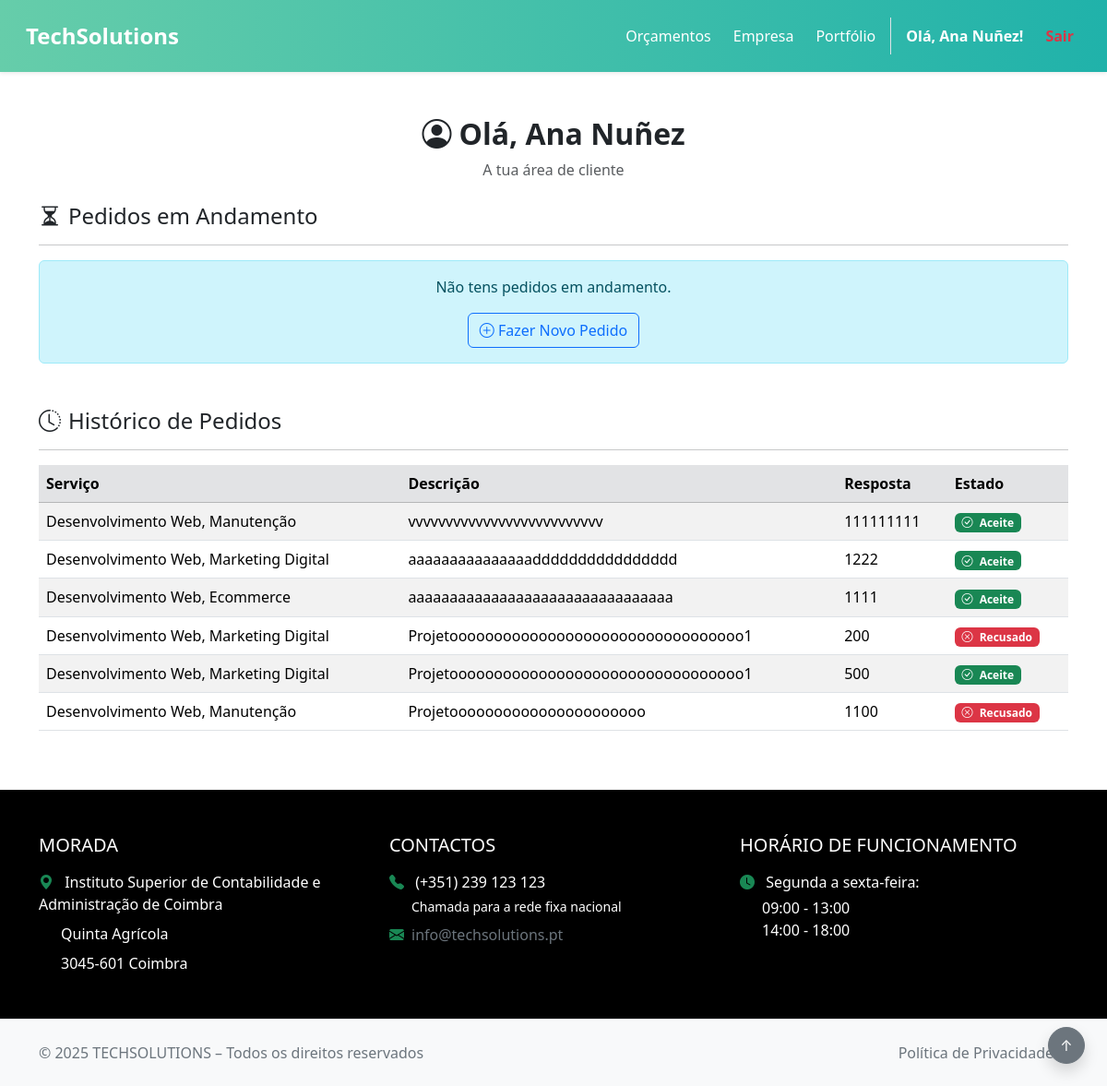
The app's page /area_cliente.php (signed in) with its own data.
### tables this page shows
CREATE TABLE IF NOT EXISTS `orcamentos` (
  `id` int NOT NULL AUTO_INCREMENT,
  `nome` varchar(255) NOT NULL DEFAULT '0',
  `email` varchar(255) NOT NULL DEFAULT '0',
  `telefone` varchar(20) NOT NULL DEFAULT '0',
  `servicos` varchar(255) NOT NULL,
  `descricao` text NOT NULL,
  `criado` timestamp NULL DEFAULT (now()),
  `resposta` text,
  `estado` enum('p','a','r') NOT NULL DEFAULT (_utf8mb4'p'),
  `nota_entrega` text,
  PRIMARY KEY (`id`)
);

### area_cliente.php (the view, shortened to what this page needs)
<?php
require('includes/connection.php');
$email = $_SESSION['email'];
$nome = $_SESSION['nome'] ?? 'Cliente';
?>
<!DOCTYPE html>
<html lang="pt-pt">
<head>
  <link href="https://cdn.jsdelivr.net/npm/bootstrap@5.3.2/dist/css/bootstrap.min.css" rel="stylesheet">
  <link href="https://cdn.jsdelivr.net/npm/bootstrap-icons@1.10.5/font/bootstrap-icons.css" rel="stylesheet">
</head>
<body>
<?php require('includes/navbar.php'); ?>
<div class="container py-5">
  <div class="text-center mb-4">
    <h2 class="fw-bold"><i class="bi bi-person-circle me-2"></i>Olá, <?= htmlspecialchars($nome) ?></h2>
    <p class="text-muted">A tua área de cliente</p>
  </div>
  <div class="mb-5">
    <h4><i class="bi bi-hourglass-split me-2"></i>Pedidos em Andamento</h4>
    <hr>
    <?php
    $stmt = $conn->prepare("SELECT * FROM orcamentos WHERE email = ? AND resposta IS NOT NULL AND estado = 'p' ORDER BY criado DESC");
    $stmt->bind_param("s", $email);
    $stmt->execute();
    $result = $stmt->get_result();
    ?>
    <?php if ($result->num_rows > 0): ?>
      <div class="table-responsive">
        <table class="table table-hover align-middle">
          <thead class="table-primary">
            <tr>
              <th>Serviço</th>
              <th>Descrição</th>
              <th>Resposta</th>
              <th>Ações</th>
            </tr>
          </thead>
          <tbody>
            <?php while ($row = $result->fetch_assoc()): ?>
              <tr>
                <td><?= htmlspecialchars($row['servicos']) ?></td>
                <td><?= nl2br(htmlspecialchars($row['descricao'])) ?></td>
                <td><?= nl2br(htmlspecialchars($row['resposta'])) ?></td>
                <td>
                  <form action="responder_orcamento.php" method="POST" class="d-inline">
                    <input type="hidden" name="id" value="<?= $row['id'] ?>">
                    <button type="submit" name="acao" value="a" class="btn btn-sm btn-success">
                      <i class="bi bi-check-circle-fill me-1"></i> Aceitar
                    </button>
                    <button type="submit" name="acao" value="r" class="btn btn-sm btn-outline-danger">
                      <i class="bi bi-x-circle me-1"></i> Recusar
                    </button>
                  </form>
                </td>
              </tr>
            <?php endwhile; ?>
          </tbody>
        </table>
      </div>
    <?php else: ?>
      <div class="alert alert-info text-center">
        Não tens pedidos em andamento.<br>
        <a href="orcamento.php" class="btn btn-outline-primary mt-3">
          <i class="bi bi-plus-circle"></i> Fazer Novo Pedido
        </a>
      </div>
    <?php endif; ?>
  </div>
  <div>
    <h4><i class="bi bi-clock-history me-2"></i>Histórico de Pedidos</h4>
    <hr>
    <?php
    $stmt = $conn->prepare("SELECT * FROM orcamentos WHERE email = ? AND estado IN ('a', 'r') ORDER BY criado DESC");
    $stmt->bind_param("s", $email);
    $stmt->execute();
    $result = $stmt->get_result();
    ?>
    <?php if ($result->num_rows > 0): ?>
      <div class="table-responsive">
        <table class="table table-striped align-middle">
          <thead class="table-secondary">
            <tr>
              <th>Serviço</th>
              <th>Descrição</th>
              <th>Resposta</th>
              <th>Estado</th>
            </tr>
          </thead>
          <tbody>
            <?php while ($row = $result->fetch_assoc()): ?>
              <tr>
                <td><?= htmlspecialchars($row['servicos']) ?></td>
                <td><?= nl2br(htmlspecialchars($row['descricao'])) ?></td>
                <td><?= nl2br(htmlspecialchars($row['resposta'])) ?></td>
                <td>
                  <?php
                    echo match($row['estado']) {
                      'a' => '<span class="badge bg-success"><i class="bi bi-check-circle me-1"></i> Aceite</span>',
                      'r' => '<span class="badge bg-danger"><i class="bi bi-x-circle me-1"></i> Recusado</span>',
                      default => '<span class="badge bg-secondary">Desconhecido</span>'
                    };
                  ?>
                </td>
              </tr>
            <?php endwhile; ?>
          </tbody>
        </table>
      </div>
    <?php endif; ?>
  </div>
</div>
<?php require('includes/footer_infos.php'); ?>
<?php require('includes/rodape.php'); ?>
</body>
</html>

### records on screen
orcamentos: servicos "Desenvolvimento Web, Manutenção", descricao "vvvvvvvvvvvvvvvvvvvvvvvvvv", resposta "111111111", estado "Aceite"
orcamentos: servicos "Desenvolvimento Web, Marketing Digital", descricao "aaaaaaaaaaaaaaadddddddddddddddd", resposta "1222", estado "Aceite"
orcamentos: servicos "Desenvolvimento Web, Ecommerce", descricao "aaaaaaaaaaaaaaaaaaaaaaaaaaaaaaaa", resposta "1111", estado "Aceite"
orcamentos: servicos "Desenvolvimento Web, Marketing Digital", descricao "Projetooooooooooooooooooooooooooooooooo1", resposta "200", estado "Recusado"
orcamentos: servicos "Desenvolvimento Web, Marketing Digital", descricao "Projetooooooooooooooooooooooooooooooooo1", resposta "500", estado "Aceite"
orcamentos: servicos "Desenvolvimento Web, Manutenção", descricao "Projetoooooooooooooooooooooo", resposta "1100", estado "Recusado"

### other values on screen
$_SESSION['nome'] "Ana Nuñez"
$nome "Ana Nuñez"
